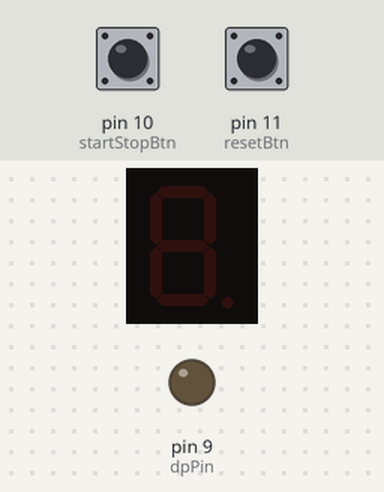
Recording of a sketch running on a simulated Arduino Uno, built with avr-gcc and run on an emulated ATmega328P. Parts: 1-digit seven-segment display, output pins drawn as LEDs (lit = HIGH). Wiring (inferred from the names in the program): 1-digit 7-segment display, segments lit when HIGH: segments pin 2, pin 3, pin 4, pin 5, pin 6, pin 7, pin 8. The inputs (shaded band) are chosen by the test bench; at power-on: pin 10 (startStopBtn) HIGH, pin 11 (resetBtn) HIGH. The segment pins are drawn as the display they are named for; pins used as bus, display or sensor lines are not drawn.

Above: at 1.2 s.
1.3 s: pin 10 (startStopBtn) pulled LOW for 0.15 s
At 4.2 s:
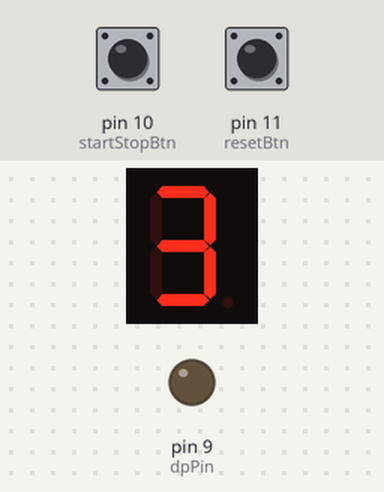
4.4 s: pin 11 (resetBtn) pulled LOW for 0.15 s
At 5.3 s:
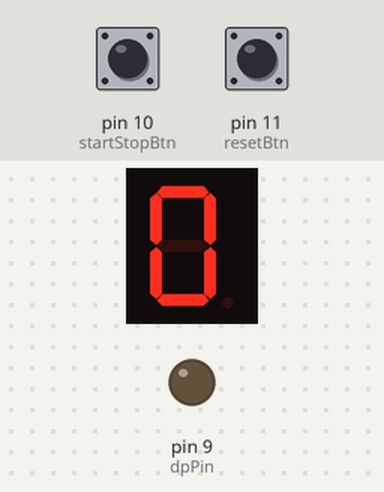
6.0 s: pin 10 (startStopBtn) pulled LOW for 1 s
At 7.7 s:
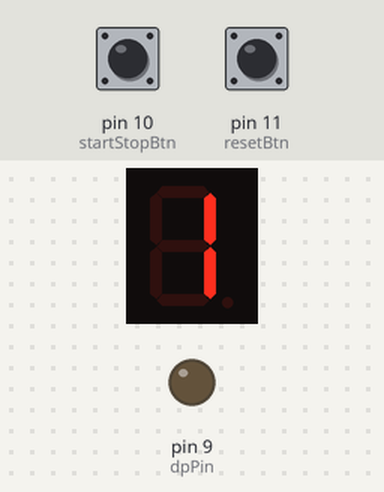
10.0 s: pin 10 (startStopBtn) pulled LOW for 3.2 s
14.7 s: pin 10 (startStopBtn) pulled LOW for 0.15 s
At 17.6 s:
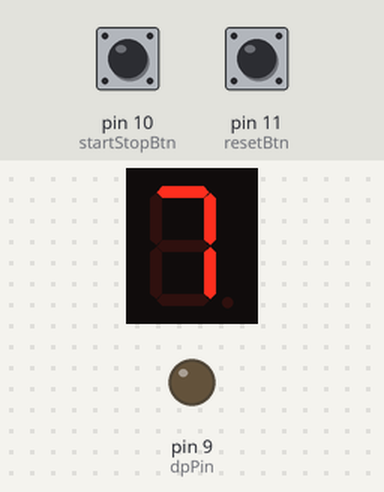
17.8 s: pin 11 (resetBtn) pulled LOW for 1 s
Timing chart, 0 to 20.8 s (numbered marks = the images above; inputs shaded):
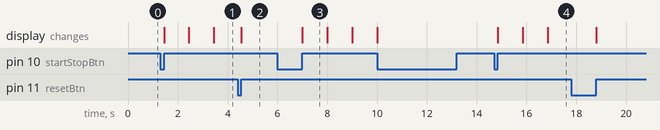

Measured:
- after the input at 1.3 s, the display: first changes after 0.15 s (image 1 shows a later state)
- after the input at 6.0 s, the display: changes after 1.0 s (image 3)
- after the input at 10.0 s, every drawn part: stays the same
- after the input at 14.7 s, the display: first changes after 0.15 s (image 4 shows a later state)
- what the display in image 3 shows lasts 1.0 s, from 7.0 s to 8.0 s

The sketch:

Ten_Seconds_Timer.ino
```cpp
// Stopwatch with Start/Stop + Reset (2 buttons)
// Pin mapping: a=2, b=3, c=4, d=5, e=6, f=7, g=8
const int segPins[7] = {2, 3, 4, 5, 6, 7, 8}; // a,b,c,d,e,f,g
const int dpPin = 9;
const int startStopBtn = 10;
const int resetBtn = 11;

const uint8_t digits[10] = {
  0b00111111, // 0
  0b00000110, // 1
  0b01011011, // 2
  0b01001111, // 3
  0b01100110, // 4
  0b01101101, // 5
  0b01111101, // 6
  0b00000111, // 7
  0b01111111, // 8
  0b01101111  // 9
};

bool running = false;
int currentNumber = 0;
unsigned long lastUpdate = 0;
unsigned long interval = 1000; // 1 sec

void setup() {
  for (int i = 0; i < 7; i++) pinMode(segPins[i], OUTPUT);
  pinMode(dpPin, OUTPUT);

  pinMode(startStopBtn, INPUT_PULLUP);
  pinMode(resetBtn, INPUT_PULLUP);

  clearDisplay();
}

void clearDisplay() {
  for (int i = 0; i < 7; i++) digitalWrite(segPins[i], LOW);
}

void displayDigit(int num) {
  if (num < 0 || num > 9) return;
  uint8_t p = digits[num];
  for (int i = 0; i < 7; i++) {
    bool on = (p >> i) & 0x01;
    digitalWrite(segPins[i], on ? HIGH : LOW);
  }
}

void loop() {
  // Start/Stop button
  if (digitalRead(startStopBtn) == LOW) {
    delay(50);
    while (digitalRead(startStopBtn) == LOW);
    running = !running;
  }

  // Reset button
  if (digitalRead(resetBtn) == LOW) {
    delay(50);
    while (digitalRead(resetBtn) == LOW);
    currentNumber = 0;
    displayDigit(currentNumber);
    running = false; // also stop when reset
  }

  // Count when running
  if (running && (millis() - lastUpdate >= interval)) {
    lastUpdate = millis();
    currentNumber = (currentNumber + 1) % 10;
    displayDigit(currentNumber);
  }
}
```
